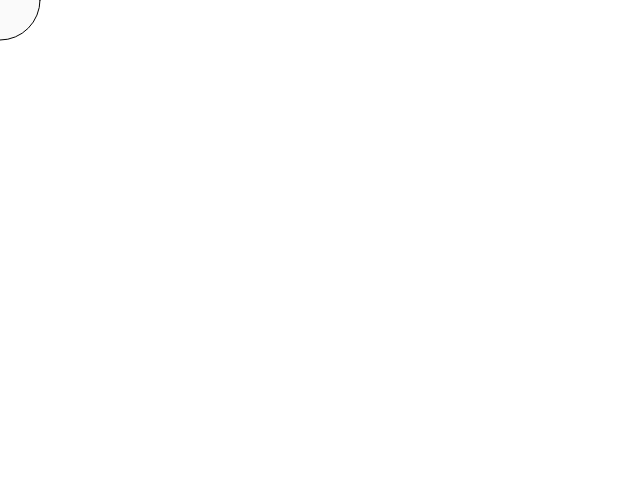
Frame 1 (no input)
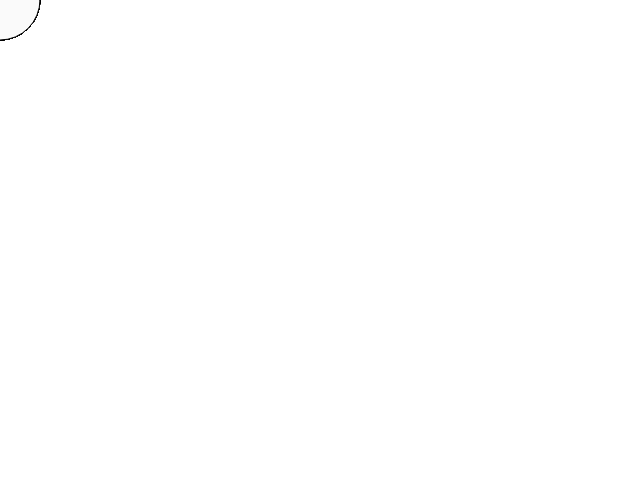
Frame 60 (no input)
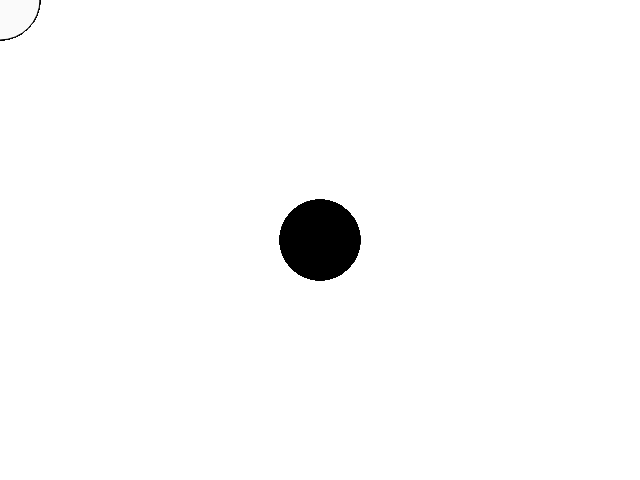
Frame 120 (the mouse pressed at the canvas centre since frame 60)

The p5.js sketch that drew these frames (run headless with seeded random() and noise() and a simulated clock; from frame 60 on, the mouse is pressed at the canvas centre):

// p5.js sketch
// ── sketch.js
function setup(){
    createCanvas(640, 480);
}

function draw(){
    if(mouseIsPressed){
        fill(0);
    }else{
        fill(250);
    }
    ellipse(mouseX, mouseY, 80, 80);
}
